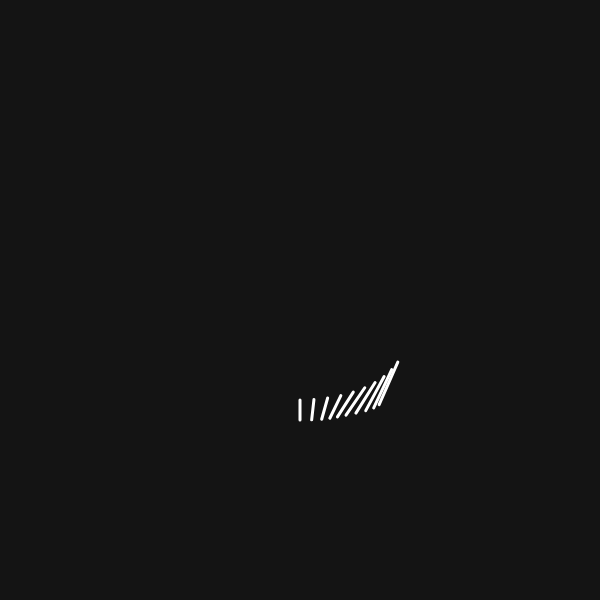
Frame 1 (no input)
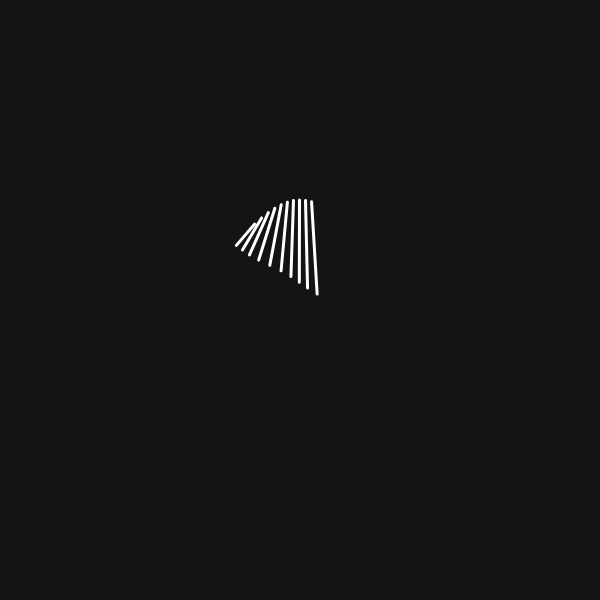
Frame 60 (no input)
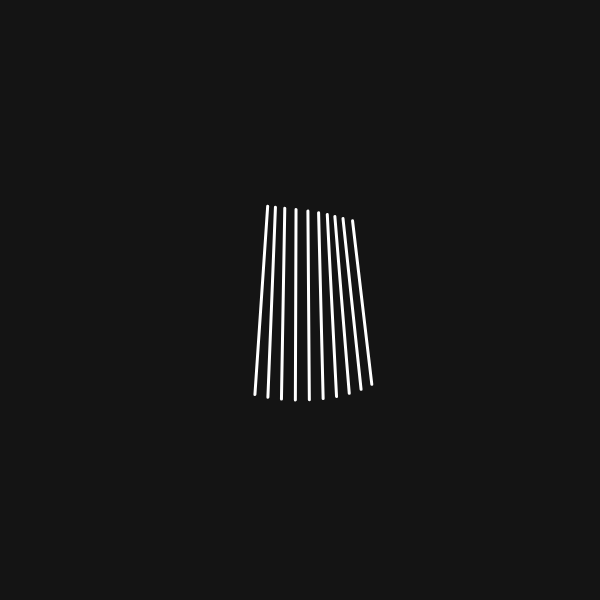
Frame 120 (the mouse pressed at the canvas centre since frame 60)

The p5.js sketch that drew these frames (run headless with seeded random() and noise() and a simulated clock; from frame 60 on, the mouse is pressed at the canvas centre):

// p5.js sketch
// ── sketch.js
const NUM_LINES = 10;

let t = 0;

const x1 = (t) => sin(t / 10) * 100 + sin(t / 5) * 20;
const y1 = (t) => cos(t / 10) * 100;
const x2 = (t) => sin(t / 10) * 100 + sin(t) * 2;
const y2 = (t) => cos(t / 20) * 100 + cos(t / 12) * 20;

function setup () {
  background(0);
  createCanvas(600, 600);
}

function draw () {
  background(20);

  stroke(255);
  strokeWeight(3);

  translate(width / 2, height / 2);

  for (let i = 0; i < NUM_LINES; i++) {
    line(x1(t + i), y1(t + i), x2(t + i), y2(t + i));
  }


  t += 0.5;
}
